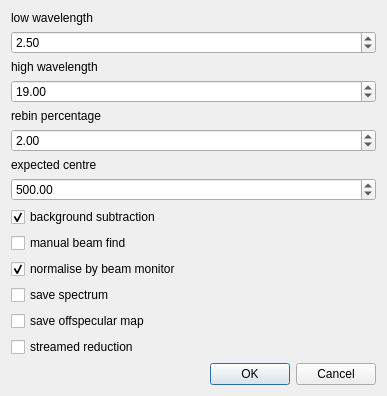
<?xml version="1.0" encoding="UTF-8"?>
<ui version="4.0">
 <class>reduction_options</class>
 <widget class="QDialog" name="reduction_options">
  <property name="geometry">
   <rect>
    <x>0</x>
    <y>0</y>
    <width>387</width>
    <height>389</height>
   </rect>
  </property>
  <property name="windowTitle">
   <string>reduction options</string>
  </property>
  <layout class="QVBoxLayout" name="verticalLayout">
   <item>
    <widget class="QLabel" name="label">
     <property name="text">
      <string>low wavelength</string>
     </property>
    </widget>
   </item>
   <item>
    <widget class="QDoubleSpinBox" name="low_wavelength">
     <property name="specialValueText">
      <string/>
     </property>
     <property name="maximum">
      <double>25.000000000000000</double>
     </property>
     <property name="singleStep">
      <double>0.100000000000000</double>
     </property>
     <property name="value">
      <double>2.500000000000000</double>
     </property>
    </widget>
   </item>
   <item>
    <widget class="QLabel" name="label_2">
     <property name="text">
      <string>high wavelength</string>
     </property>
    </widget>
   </item>
   <item>
    <widget class="QDoubleSpinBox" name="high_wavelength">
     <property name="specialValueText">
      <string/>
     </property>
     <property name="minimum">
      <double>2.000000000000000</double>
     </property>
     <property name="maximum">
      <double>25.000000000000000</double>
     </property>
     <property name="singleStep">
      <double>0.100000000000000</double>
     </property>
     <property name="value">
      <double>19.000000000000000</double>
     </property>
    </widget>
   </item>
   <item>
    <widget class="QLabel" name="label_3">
     <property name="text">
      <string>rebin percentage</string>
     </property>
    </widget>
   </item>
   <item>
    <widget class="QDoubleSpinBox" name="rebin_percent">
     <property name="specialValueText">
      <string/>
     </property>
     <property name="maximum">
      <double>10.000000000000000</double>
     </property>
     <property name="singleStep">
      <double>1.000000000000000</double>
     </property>
     <property name="value">
      <double>2.000000000000000</double>
     </property>
    </widget>
   </item>
   <item>
    <widget class="QLabel" name="label_4">
     <property name="text">
      <string>expected centre</string>
     </property>
    </widget>
   </item>
   <item>
    <widget class="QDoubleSpinBox" name="expected_centre">
     <property name="specialValueText">
      <string/>
     </property>
     <property name="decimals">
      <number>2</number>
     </property>
     <property name="maximum">
      <double>1024.000000000000000</double>
     </property>
     <property name="singleStep">
      <double>1.000000000000000</double>
     </property>
     <property name="value">
      <double>500.000000000000000</double>
     </property>
    </widget>
   </item>
   <item>
    <widget class="QCheckBox" name="background_subtraction">
     <property name="text">
      <string>background subtraction</string>
     </property>
     <property name="checked">
      <bool>true</bool>
     </property>
    </widget>
   </item>
   <item>
    <widget class="QCheckBox" name="manual_beam_find">
     <property name="text">
      <string>manual beam find</string>
     </property>
    </widget>
   </item>
   <item>
    <widget class="QCheckBox" name="monitor_normalisation">
     <property name="text">
      <string>normalise by beam monitor</string>
     </property>
     <property name="checked">
      <bool>true</bool>
     </property>
    </widget>
   </item>
   <item>
    <widget class="QCheckBox" name="save_spectrum">
     <property name="text">
      <string>save spectrum</string>
     </property>
    </widget>
   </item>
   <item>
    <widget class="QCheckBox" name="save_offspecular">
     <property name="text">
      <string>save offspecular map</string>
     </property>
    </widget>
   </item>
   <item>
    <widget class="QCheckBox" name="streamed_reduction">
     <property name="text">
      <string>streamed reduction</string>
     </property>
    </widget>
   </item>
   <item>
    <widget class="QDialogButtonBox" name="buttonBox">
     <property name="orientation">
      <enum>Qt::Horizontal</enum>
     </property>
     <property name="standardButtons">
      <set>QDialogButtonBox::Cancel|QDialogButtonBox::Ok</set>
     </property>
    </widget>
   </item>
  </layout>
 </widget>
 <resources/>
 <connections>
  <connection>
   <sender>buttonBox</sender>
   <signal>accepted()</signal>
   <receiver>reduction_options</receiver>
   <slot>accept()</slot>
   <hints>
    <hint type="sourcelabel">
     <x>248</x>
     <y>254</y>
    </hint>
    <hint type="destinationlabel">
     <x>157</x>
     <y>274</y>
    </hint>
   </hints>
  </connection>
  <connection>
   <sender>buttonBox</sender>
   <signal>rejected()</signal>
   <receiver>reduction_options</receiver>
   <slot>reject()</slot>
   <hints>
    <hint type="sourcelabel">
     <x>316</x>
     <y>260</y>
    </hint>
    <hint type="destinationlabel">
     <x>286</x>
     <y>274</y>
    </hint>
   </hints>
  </connection>
 </connections>
</ui>
